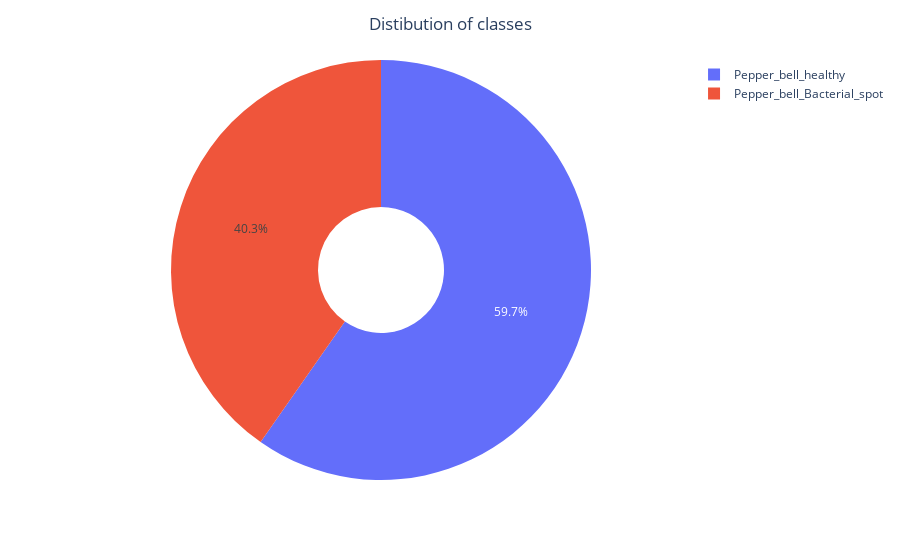

The code cell stored with this chart in its notebook:
### Code cell
import plotly.express as px
fig = px.pie(names=class_names, values=class_dis, hole=0.3)
fig.update_layout({"title":{"text":"Distibution of classes", "x":0.50}})
fig.show()

### Figure 1 — Plotly figure (JSON) as saved in the notebook; plotly's stock layout.template omitted (floating-point values rounded to 4 significant figures)
{"data": [{"domain": {"x": [0, 1], "y": [0, 1]}, "hole": 0.3, "hovertemplate": "label=%{label}<br>value=%{value}<extra></extra>", "labels": ["Pepper_bell_Bacterial_spot", "Pepper_bell_healthy"], "legendgroup": "", "name": "", "showlegend": true, "type": "pie", "values": [997, 1478]}], "layout": {"legend": {"tracegroupgap": 0}, "margin": {"t": 60}, "title": {"text": "Distibution of classes", "x": 0.5}}}
